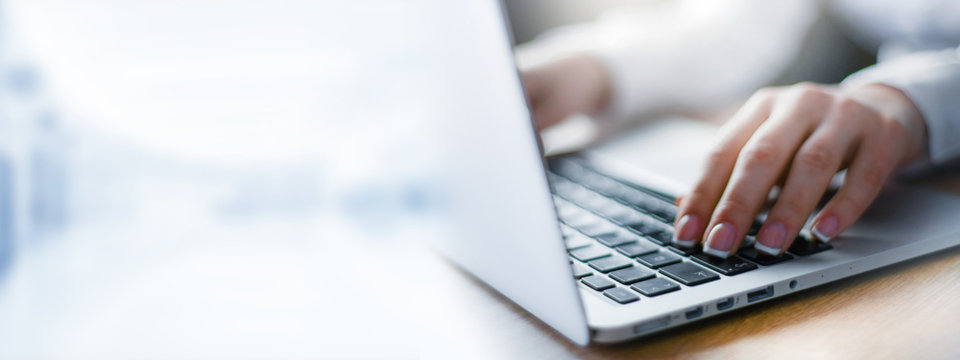
#> input picture IMG_6863.JPG, 960 x 360 px
$ python btn_hover_img_gen.py
#> lines starting #> are read from the running program, lines starting #| are printed output that depends on the picture
#> the answer given: IMG_6863.JPG
#> further down, img is the input picture: shape (360, 960, 3); mean B, G, R 205.1, 201.2, 199.9
import cv2
import numpy as np
from tkinter import filedialog

folder_path = "imgs/res/"

def generate():
    for i in range(1,8):
        filen= f"button_{i}.png"
        new_filen = f"button_{i}_hover.png"

        img = cv2.imread(filename=folder_path+filen)
        h, w, _ = img.shape
        h,w = int(h*1.1),int(w*1.1)

        resized_img = cv2.resize(img,(w,h))

        cv2.imwrite(filename=folder_path+new_filen,img=resized_img)


def gray_world_algorithm(image):
    # Convert the image to Lab color space
    lab_image = cv2.cvtColor(image, cv2.COLOR_BGR2LAB)
#> lab_image: shape (360, 960, 3); mean of channels 0, 1, 2 204.9, 128.6, 126.1

    # Split the Lab image into its components
    L, a, b = cv2.split(lab_image)
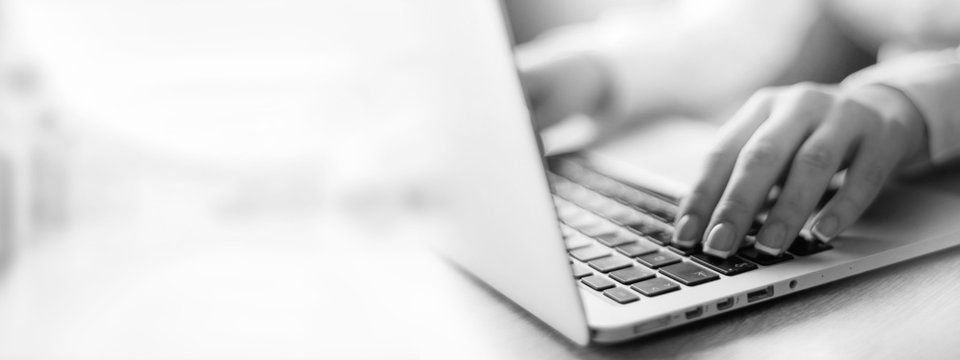
#> L: shape (360, 960); min 1, max 255, mean 204.9
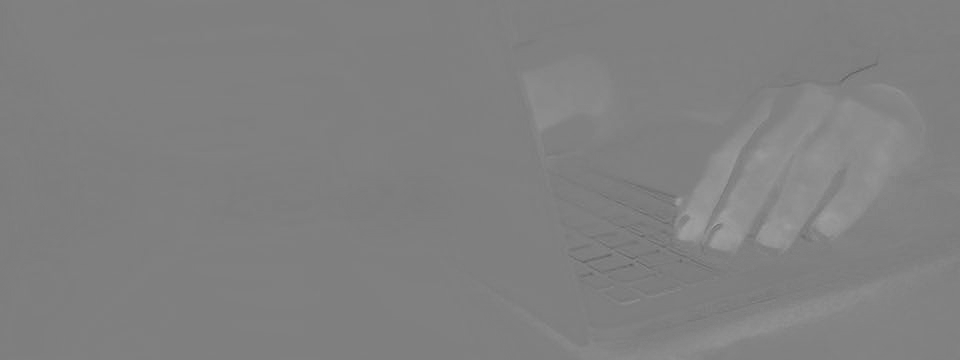
#> a: shape (360, 960); min 93, max 165, mean 128.6

    # Calculate the average values of the L, a, and b channels
    avg_L = np.mean(L)
#> avg_L = 204.9
    avg_a = np.mean(a)
#> avg_a = 128.6
    avg_b = np.mean(b)
#> avg_b = 126.1

    # Calculate the scaling factors for each channel
    L_scale = 128 / avg_L
#> L_scale = 0.625
    a_scale = 128 / avg_a
#> a_scale = 0.996
    b_scale = 128 / avg_b
#> b_scale = 1.01

    # Apply the scaling factors to each pixel in the image
    scaled_L = np.clip(L * L_scale, 0, 255).astype(np.uint8)
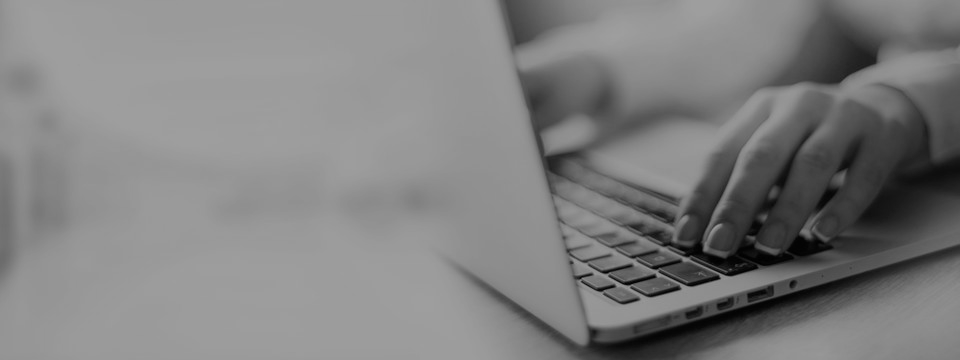
#> scaled_L: shape (360, 960); min 0, max 159, mean 127.5
    scaled_a = np.clip(a * a_scale, 0, 255).astype(np.uint8)
    scaled_b = np.clip(b * b_scale, 0, 255).astype(np.uint8)

    # Merge the scaled channels back into Lab image
    balanced_lab_image = cv2.merge((scaled_L, scaled_a, scaled_b))
#> balanced_lab_image: shape (360, 960, 3); mean of channels 0, 1, 2 127.5, 127.6, 127.2

    # Convert the balanced Lab image back to BGR color space
    balanced_bgr_image = cv2.cvtColor(balanced_lab_image, cv2.COLOR_LAB2BGR)
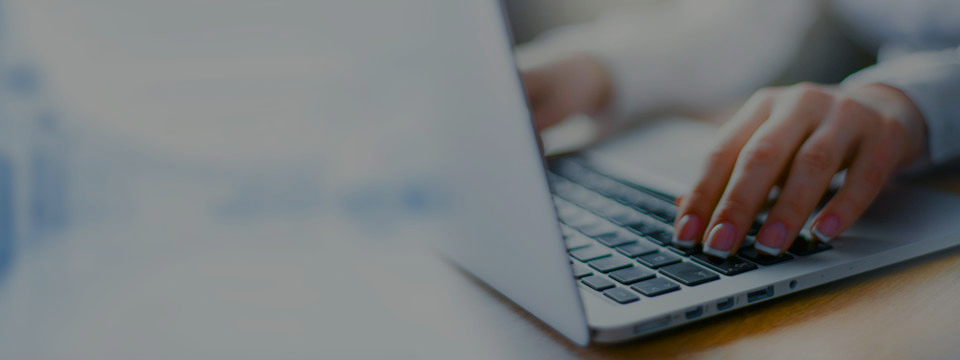
#> balanced_bgr_image: shape (360, 960, 3); mean B, G, R 121.5, 120.4, 117.3

    return balanced_bgr_image


def apply_white_balance(image, lighting_condition):
#> called with lighting_condition = 'tungsten'
    if lighting_condition not in ['tungsten', 'fluorescent', 'cloudy', 'shade']:
        raise ValueError("Invalid lighting condition. Supported options are 'tungsten', 'fluorescent', 'cloudy', and 'shade'.")

    # Define presets for each lighting condition
    presets = {
        'tungsten': {'b': 0.2, 'g': 0.4, 'r': 0.6},
        'fluorescent': {'b': 0.3, 'g': 0.7, 'r': 0.9},
        'cloudy': {'b': 0.8, 'g': 1.0, 'r': 1.2},
        'shade': {'b': 0.9, 'g': 1.0, 'r': 1.1}
    }

    # Apply color modifications based on the selected lighting condition
    modified_image = np.zeros_like(image)
    modified_image[:, :, 0] = np.clip(image[:, :, 0] * presets[lighting_condition]['b'], 0, 255).astype(np.uint8)
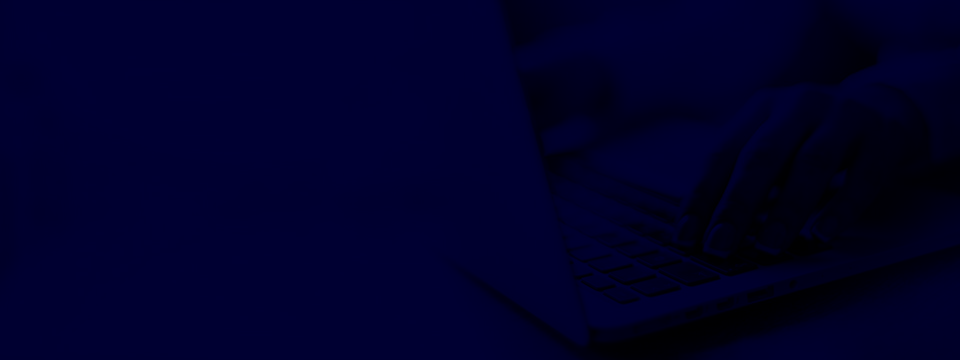
#> modified_image: shape (360, 960, 3); mean of channels 0, 1, 2 40.6, 0, 0; drawn as B, G, R
    modified_image[:, :, 1] = np.clip(image[:, :, 1] * presets[lighting_condition]['g'], 0, 255).astype(np.uint8)
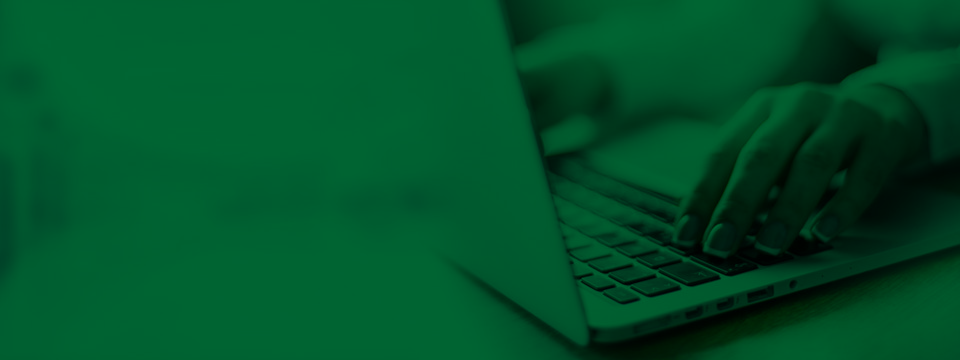
#> modified_image: shape (360, 960, 3); mean of channels 0, 1, 2 40.6, 80.1, 0; drawn as B, G, R
    modified_image[:, :, 2] = np.clip(image[:, :, 2] * presets[lighting_condition]['r'], 0, 255).astype(np.uint8)
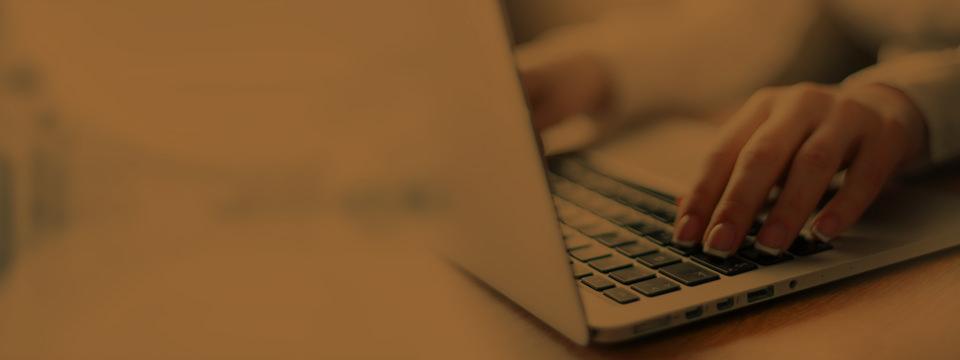
#> modified_image: shape (360, 960, 3); mean of channels 0, 1, 2 40.6, 80.1, 119.5; drawn as B, G, R

    return modified_image


file = filedialog.askopenfilename()
img = cv2.imread(filename=file)

wb_Type = "tungsten"


gray_World_img = gray_world_algorithm(img.copy())
custom_wb_img = apply_white_balance(img.copy(),wb_Type)

cv2.namedWindow("Original")
cv2.imshow(winname="Original",mat=img)

cv2.namedWindow("Gray World Algo")
cv2.imshow(winname="Gray World Algo",mat=gray_World_img)
cv2.namedWindow(wb_Type)
cv2.imshow(winname=wb_Type,mat=custom_wb_img)
cv2.waitKey(0)
cv2.destroyAllWindows()

$ run again, on test-export.png
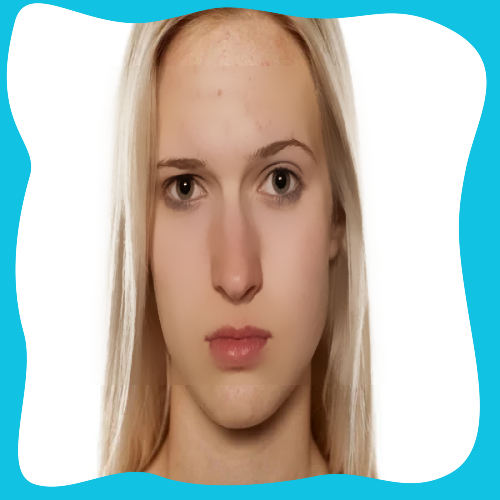
#> input picture test-export.png, 500 x 500 px
#> img is the input picture: shape (500, 500, 3); mean B, G, R 181.3, 188.3, 178.9
#> lab_image: shape (500, 500, 3); mean of channels 0, 1, 2 194.3, 129, 133.1
#> in gray_world_algorithm, `L, a, b = cv2.split(lab_image)`:
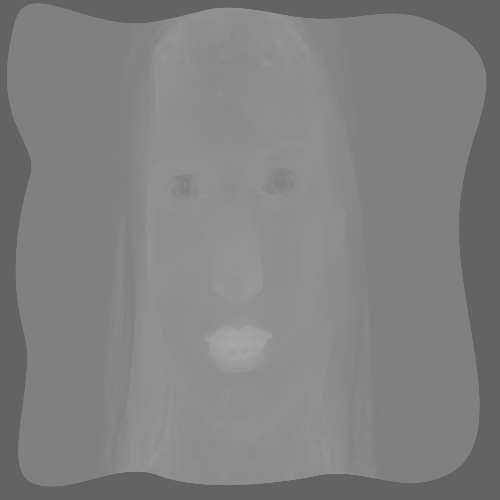
#> a: shape (500, 500); min 98, max 168, mean 129
#> avg_L = 194.3
#> avg_a = 129
#> avg_b = 133.1
#> L_scale = 0.659
#> a_scale = 0.992
#> b_scale = 0.962
#> balanced_lab_image: shape (500, 500, 3); mean of channels 0, 1, 2 127.3, 127.2, 127.8
#> in apply_white_balance, `modified_image[:, :, 2] = np.clip(image[:, :, 2] * presets[lighting_co..`:
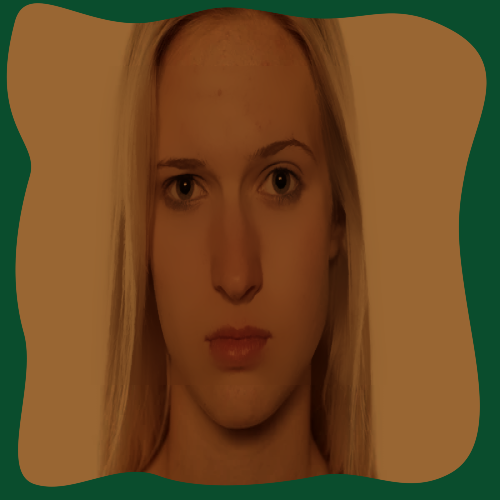
#> modified_image: shape (500, 500, 3); mean of channels 0, 1, 2 36, 75, 107; drawn as B, G, R
